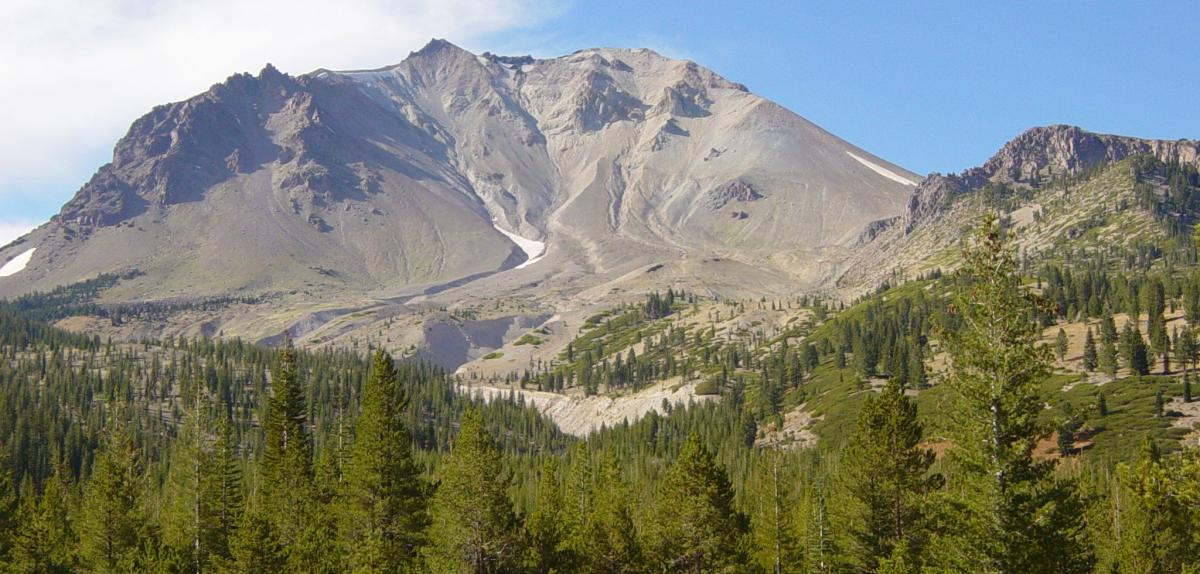
#> input picture Computación Gráfica/S2/prueba4.jpg, 1200 x 574 px
$ python p2.py
#> lines starting #> are read from the running program, lines starting #| are printed output that depends on the picture
import cv2
import numpy as np


def changeScale(img_route, target_color):
    img = cv2.imread(img_route)
    if img is None:
        raise ValueError("Image not found or unable to read the image.")

    img = img.astype(np.float32)
    tc = np.array(target_color, dtype=np.float32)
    max_tc = np.max(tc)

    for i in range(img.shape[0]):
        for j in range(img.shape[1]):
            img[i, j] = max(img[i, j])/max_tc * tc

    img = np.clip(img, 0, 255)
    img = img.astype(np.uint8)
    return img


def changeScaleOtherImage(img_route1, img_route2):
#> called with img_route1 = 'prueba4.jpg', img_route2 = 'prueba2.png'
    img1 = cv2.imread(img_route1)
#> img1 is the input picture: shape (574, 1200, 3); mean B, G, R 117.1, 131.4, 128.9
    if img1 is None:
        raise ValueError("Image not found or unable to read the image.")
    img2 = cv2.imread(img_route2)
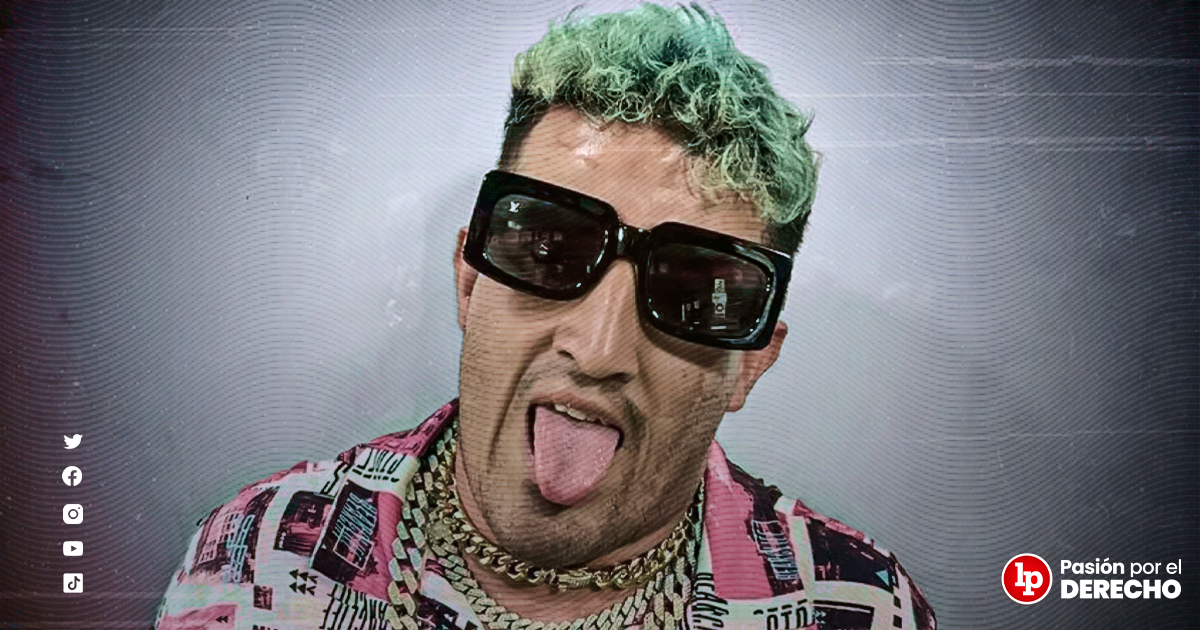
#> input picture Computación Gráfica/S2/prueba2.png, 1200 x 630 px
#> img2 is the input picture: shape (630, 1200, 3); mean B, G, R 120, 114.8, 116.6
    if img2 is None:
        raise ValueError("Image not found or unable to read the image.")

    img1 = img1.astype(np.float32)
    img2 = img2.astype(np.float32)

    for i in range(img1.shape[0]):
        for j in range(img1.shape[1]):
            img1[i, j] = max(img1[i, j])/max(img2[i, j]) * img2[i, j]
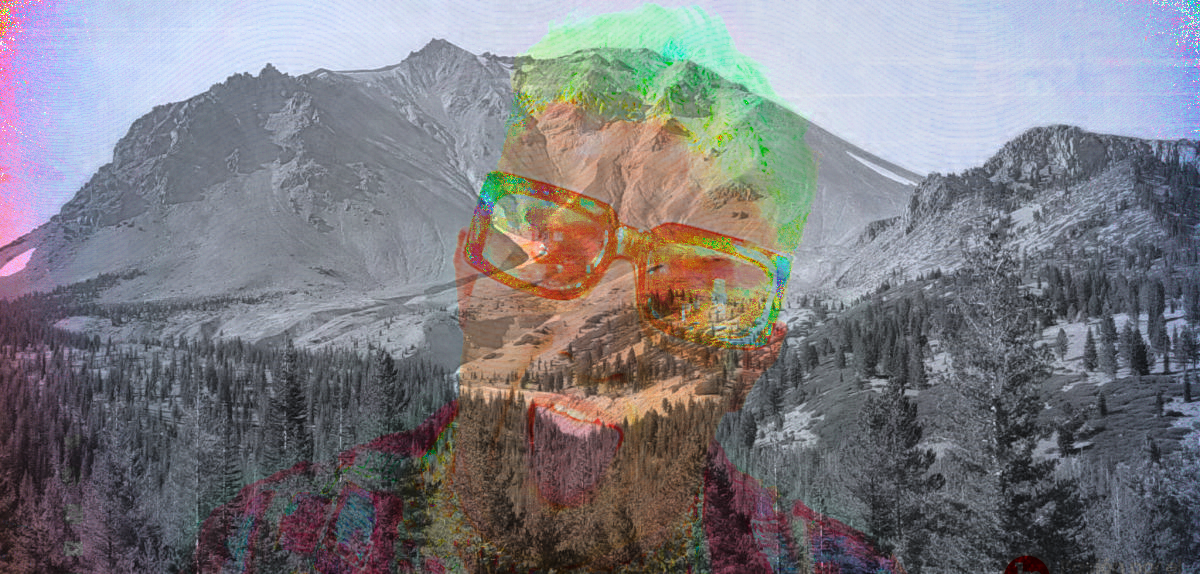
#> img1: shape (574, 1200, 3) float32; mean B, G, R 129.9, 124.7, 125.9; drawn with min black and max white

    img1 = np.clip(img1, 0, 255)
    img1 = img1.astype(np.uint8)
    return img1


img1 = "prueba4.jpg"
img2 = "prueba2.png"
# gray scale
target_color = [11, 14, 235]  # Red
# [5 lines of commented-out code are left out]
img = changeScaleOtherImage(img1, img2)
cv2.imshow("Brightness", img)
cv2.waitKey(0)
cv2.destroyAllWindows()
